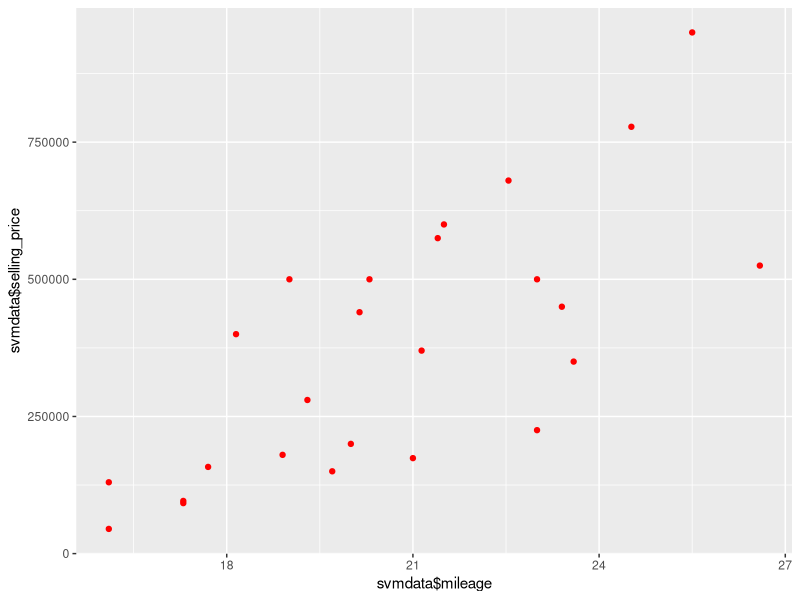
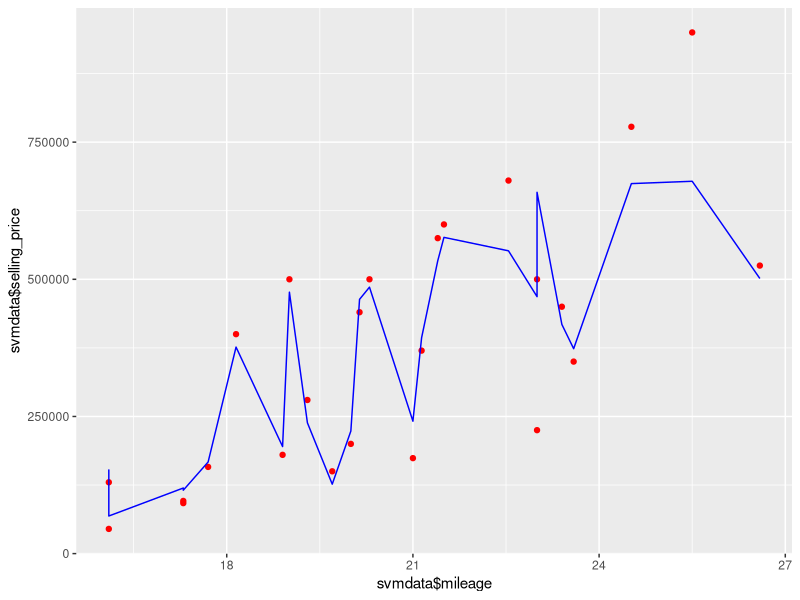

Source code (R) for these figures, in order:
data<-read.csv("Car_details_v3 - Copy.csv")
mdata<-data[,!(names(data) %in% c("name","year","fuel","seller_type","transmission","owner","torque","torque2","rpm"))]
mdata<-mdata[1:25,]
View(mdata)

#Applying Multiple Linear Regression To The Above Dataset
cat("By applying the Multiple Linear Regression the summary we get is")
l1<-lm(selling_price~km_driven+max_power+mileage+engine+seats,mdata)
print(summary(l1))

cat("************************************************************************************************************************\n")
cat("According to our observation the independent variables(engine and seats) has no significance so we exclude the variables\n")
cat("************************************************************************************************************************\n")
cat("\n So our new summary is\n")

#Modifying the data and then applying the multiple linear regression
mlrdata<-data[,!(names(data) %in% c("name","year","fuel","seller_type","transmission","owner","torque","torque2","rpm","seats","engine"))]
mlrdata<-mlrdata[1:25,]
View(mlrdata)
l2<-lm(selling_price~.,mlrdata)
print(summary(l2))


cat("*****************************************************************************************************************************************************")
cat("\nSo we can tell that our\n")
cat("1)Multiple regression provides 74.9% of variance, which is explained by the independent variables\n")

#Removing the percentage of error on the prediction done by MLR
pred_mlr=sum(predict(l2))
pred_ml=sum(mdata$selling_price)
cat("*****************************************************************************************************************************************************\n")
cat(" By Applying Random Forest Algorithm\n")
cat("*************************************\n")

library(randomForest)
rfdata<-mlrdata
View(rfdata)
set.seed(123)

ind<-sample(2,nrow(rfdata),replace = TRUE,prob = c(0.7,0.3))
train<-rfdata[ind==1,]  #70% to training data
test<-rfdata[ind==2,]   #30% to testing data

View(test)

rf<-randomForest(selling_price~.,data = train)
print(rf)

predo<-predict(rf,test) #Predicted Values for testing dataset done by Random Forest Algorithm
test$predo=predo
View(test)

#Calculating the % of error for RM
pred_rf<-sum(predict(rf,test)) #Sum of predicted values done by RM for 10% testing data set 
actu_rf<-sum(test$selling_price) #Sum of actual vales = selling_price
actu_rf
pred_rf
diff_rm=pred_rf-actu_rf
a<-(diff_rm/actu_rf)*100
a
cat("***************************************************************************************************************************\n")
cat("So we can say that\n")
cat("1)Random Forest Algorithm provides 62.42% of variance for 30% of data-set, which is explained by the independent variables\n")
cat("2)The % of error explained by Random Forest Algorithm is 0.65\n")
cat("***************************************************************************************************************************\n")
cat("By applying SVM\n")

library(e1071)
library(ggplot2)

svmdata<-mlrdata
sv<-svm(formula=selling_price~.,
               data=svmdata,
               type='eps-regression',
               kernel='radial')
print(summary(sv))



#Calculating the error for SVM
pred_svm<-sum(predict(sv,svmdata))
actu_svm<-sum(svmdata$selling_price)


diff_svm=actu_svm-pred_svm
diff_svm<-(diff_svm/actu_svm)*100
diff_svm

svmdata$predicted_values<-predict(sv,svmdata)
View(svmdata)

cat("***************************************************************************************************************************\n")
cat("So we can say that\n")
cat("1)Support Vector Machine provides 0.73% of error\n")
cat("***************************************************************************************************************************\n")

p<-ggplot()+geom_point(aes(x=svmdata$mileage,y=svmdata$selling_price),colour='red')
my<-print(p)+geom_line(aes(x=svmdata$mileage,y=predict(sv,newdata = svmdata)),colour='blue')
print(my)


